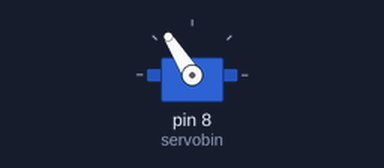
The sketch below on a simulated Arduino Uno, built with avr-gcc and run on an emulated ATmega328P. On the bench: servo. Wiring (inferred from the names in the program): servo: signal pin 8. Servo pulses on a pin are drawn as a servo (544–2400 µs = 0–180°).

Above: at 0.1 s.
Timing chart, 0 to 125.8 s (numbered marks = the images above):
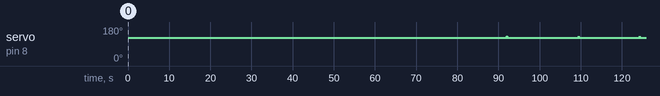

The sketch:

servo.ino
```cpp
#define servobin 8
bool m1=1 , m2=0;
long servotime;
long long tim1=0;

void servo(char servoangle){
   servotime =map(servoangle,-90,90,1000,2000);
  if((micros()-tim1>=servotime)&&(m1)){
    digitalWrite(servobin,LOW);
    tim1=micros();
    m1=0;
    m2=1;
  }
  if((micros()-tim1>=(20000-servotime))&&(m2)){
    digitalWrite(servobin,HIGH);
    tim1=micros();
    m1=1;
    m2=0;
  }
}
void setup() {
  pinMode(servobin,OUTPUT);
  digitalWrite(servobin,HIGH);
  tim1=micros();
}

void loop() {

  servo(45);

}
```

Measured:
- by itself, servo on pin 8 (servobin): goes 130° 0.02 s, 122° 17.4 s, 130° 0.02 s, 122° 14.8 s, 130° 0.02 s, then 122°
